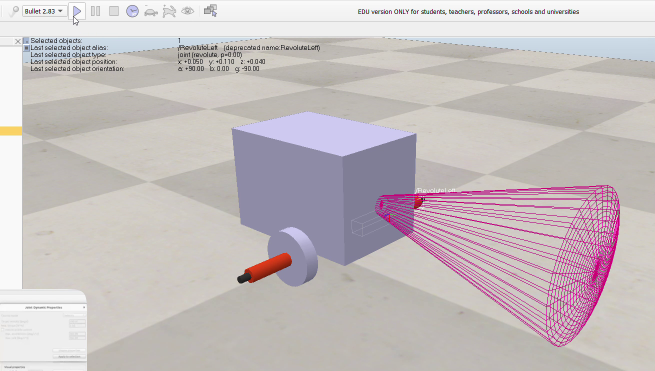
#> input picture frame 20 of MIA/Prácticas y Actividades/Codigos/Act1/Grabación de pantalla 2025-05-16 105511.mp4, 1310 x 742 px, given in place of race_car.mp4, which was not available (shown at 1/2 size)
$ jupyter execute 'Copia de 11_objectTracking.ipynb'   (shell and % lines are left out)   (text cells are left out)
#> lines starting #> are read from the running program, lines starting #| are printed output that depends on the picture; pictures that were not available may be replaced by others from this repository, and a replacement may not be noted
[cell 1]
import cv2
print(cv2.__version__)

[cell 2]
# Import modules

# import urllib

import os
import sys
import cv2
import numpy as np
import matplotlib.pyplot as plt

from zipfile import ZipFile
from urllib.request import urlretrieve

from IPython.display import HTML
from matplotlib.animation import FuncAnimation

from IPython.display import YouTubeVideo, display, HTML
from base64 import b64encode

[cell 3]
def download_and_unzip(url, save_path):
    print(f"Downloading and extracting assests....", end="")

    # Downloading zip file using urllib package.
    urlretrieve(url, save_path)
#> (this line was passed over: the network is not available in this run)

    try:
        # Extracting zip file using the zipfile package.
        with ZipFile(save_path) as z:
            # Extract ZIP file contents in the same directory.
            z.extractall(os.path.split(save_path)[0])

        print("Done")

    except Exception as e:
        print("\nInvalid file.", e)

[cell 4]
URL = r"https://www.dropbox.com/s/ld535c8e0vueq6x/opencv_bootcamp_assets_NB11.zip?dl=1"

asset_zip_path = os.path.join(os.getcwd(), "opencv_bootcamp_assets_NB11.zip")

# Download if assest ZIP does not exists.
if not os.path.exists(asset_zip_path):
    download_and_unzip(URL, asset_zip_path)

[cell 5]
video = YouTubeVideo("XkJCvtCRdVM", width=1024, height=640)
display(video)

[cell 6]
video_input_file_name = "race_car.mp4"


def drawRectangle(frame, bbox):
    p1 = (int(bbox[0]), int(bbox[1]))
    p2 = (int(bbox[0] + bbox[2]), int(bbox[1] + bbox[3]))
    cv2.rectangle(frame, p1, p2, (255, 0, 0), 2, 1)


def displayRectangle(frame, bbox):
    plt.figure(figsize=(20, 10))
    frameCopy = frame.copy()
    drawRectangle(frameCopy, bbox)
    frameCopy = cv2.cvtColor(frameCopy, cv2.COLOR_RGB2BGR)
    plt.imshow(frameCopy)
    plt.axis("off")


def drawText(frame, txt, location, color=(50, 170, 50)):
    cv2.putText(frame, txt, location, cv2.FONT_HERSHEY_SIMPLEX, 1, color, 3)

[cell 7]
# Set up tracker
tracker_types = [
    "BOOSTING",
    "MIL",
    "KCF",
    "CSRT",
    "TLD",
    "MEDIANFLOW",
    "GOTURN",
    "MOSSE",
]

# Change the index to change the tracker type
tracker_type = tracker_types[2]

if tracker_type == "BOOSTING":
    tracker = cv2.legacy.TrackerBoosting.create()
elif tracker_type == "MIL":
    tracker = cv2.legacy.TrackerMIL.create()
elif tracker_type == "KCF":
    tracker = cv2.legacy.TrackerKCF_create()
elif tracker_type == "CSRT":
    tracker = cv2.TrackerCSRT.create()
elif tracker_type == "TLD":
    tracker = cv2.legacy.TrackerTLD.create()
elif tracker_type == "MEDIANFLOW":
    tracker = cv2.legacy.TrackerMedianFlow.create()
elif tracker_type == "GOTURN":
    tracker = cv2.TrackerGOTURN.create()
else:
    tracker = cv2.legacy.TrackerMOSSE.create()

[cell 8]
# Read video
video = cv2.VideoCapture(video_input_file_name)
ok, frame = video.read()
#> frame is the input picture: shape (742, 1310, 3); mean B, G, R 191.6, 190.1, 198

# Exit if video not opened
if not video.isOpened():
    print("Could not open video")
    sys.exit()
else:
    width = int(video.get(cv2.CAP_PROP_FRAME_WIDTH))
    height = int(video.get(cv2.CAP_PROP_FRAME_HEIGHT))

video_output_file_name = "race_car-" + tracker_type + ".mp4"
video_out = cv2.VideoWriter(video_output_file_name, cv2.VideoWriter_fourcc(*"XVID"), 10, (width, height))

video_output_file_name

[cell 9]
# Define a bounding box
bbox = (1300, 405, 160, 120)
# bbox = cv2.selectROI(frame, False)
# print(bbox)
displayRectangle(frame, bbox)

[cell 10]
# Initialize tracker with first frame and bounding box

ok = tracker.init(frame, bbox)
#> ok = True

[cell 11]
while True:
    ok, frame = video.read()

    if not ok:
        break

    # Start timer
    timer = cv2.getTickCount()

    # Update tracker
    ok, bbox = tracker.update(frame)
#> bbox = (1300, 405, 10, 120)

    # Calculate Frames per second (FPS)
    fps = cv2.getTickFrequency() / (cv2.getTickCount() - timer)

    # Draw bounding box
    if ok:
        drawRectangle(frame, bbox)
    else:
        drawText(frame, "Tracking failure detected", (80, 140), (0, 0, 255))

    # Display Info
    drawText(frame, tracker_type + " Tracker", (80, 60))
    drawText(frame, "FPS : " + str(int(fps)), (80, 100))
#> call 2 of drawText, with txt = 'FPS : 122', location = (80, 100), color = (50, 170, 50)
#> in drawText (call 2), `cv2.putText(frame, txt, location, cv2.FONT_HERSHEY_SIMPLEX, 1, color, 3)`:
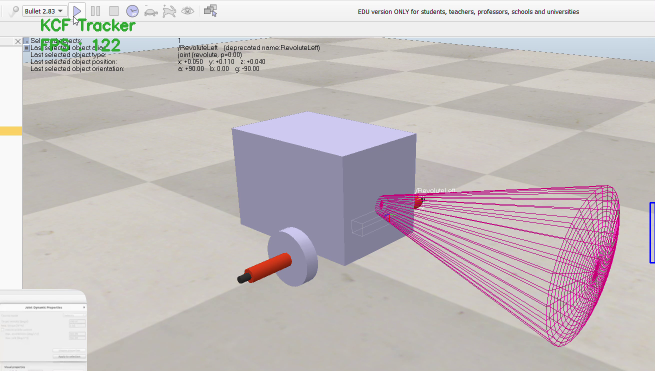
#> frame: shape (742, 1310, 3) (shown at 1/2 size); mean B, G, R 191.1, 189.8, 197.4

    # Write frame to video
    video_out.write(frame)

video.release()
video_out.release()


$ run again, starting later in the video
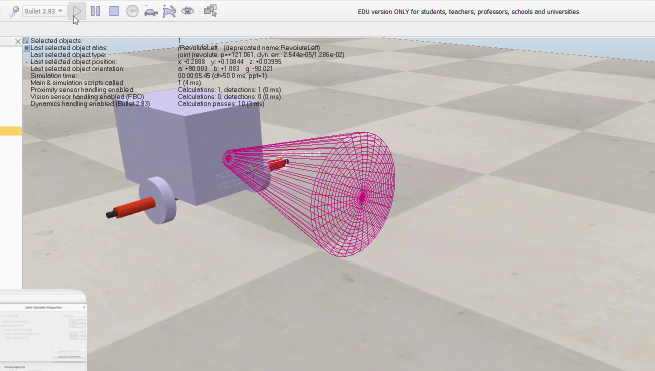
#> input picture frame 91 of MIA/Prácticas y Actividades/Codigos/Act1/Grabación de pantalla 2025-05-16 105511.mp4, 1310 x 742 px, given in place of race_car.mp4, which was not available (shown at 1/2 size)
#> frame is the input picture: shape (742, 1310, 3); mean B, G, R 190.9, 191.2, 198.3
#> ok = True
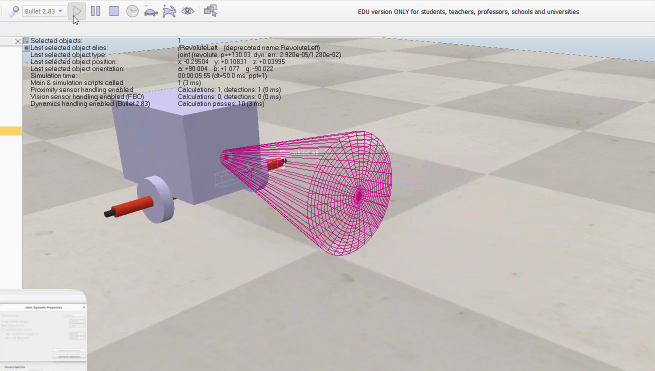
#> input picture frame 92 of MIA/Prácticas y Actividades/Codigos/Act1/Grabación de pantalla 2025-05-16 105511.mp4, 1310 x 742 px, given in place of race_car.mp4, which was not available (shown at 1/2 size)
#> frame is the input picture: shape (742, 1310, 3); mean B, G, R 190.9, 191.3, 198.3
#> bbox = (1300, 405, 10, 120)
#> in drawText (call 2), `cv2.putText(frame, txt, location, cv2.FONT_HERSHEY_SIMPLEX, 1, color, 3)`:
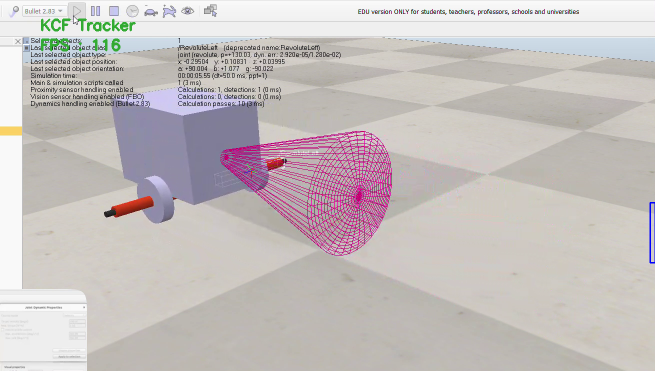
#> frame: shape (742, 1310, 3) (shown at 1/2 size); mean B, G, R 190.4, 191, 197.6

$ run again, starting later in the video
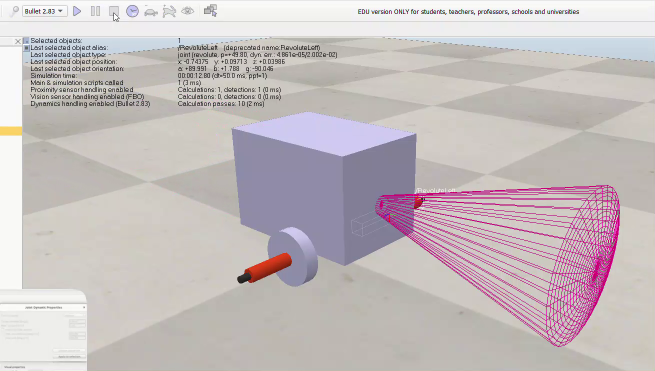
#> input picture frame 162 of MIA/Prácticas y Actividades/Codigos/Act1/Grabación de pantalla 2025-05-16 105511.mp4, 1310 x 742 px, given in place of race_car.mp4, which was not available (shown at 1/2 size)
#> frame is the input picture: shape (742, 1310, 3); mean B, G, R 190.6, 189, 197.4
#> ok = True
#> bbox = (1300, 405, 10, 120)
#> in drawText (call 2), `cv2.putText(frame, txt, location, cv2.FONT_HERSHEY_SIMPLEX, 1, color, 3)`:
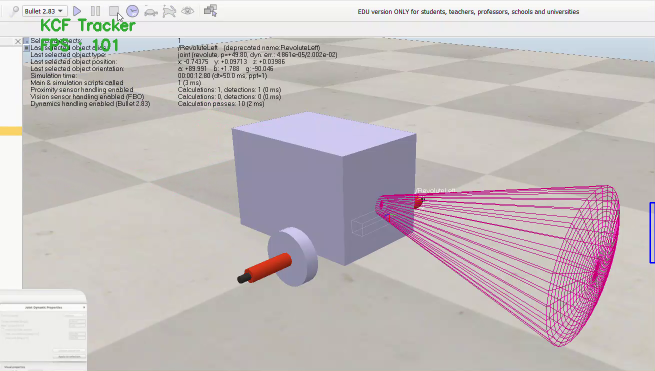
#> frame: shape (742, 1310, 3) (shown at 1/2 size); mean B, G, R 190.1, 188.7, 196.7
